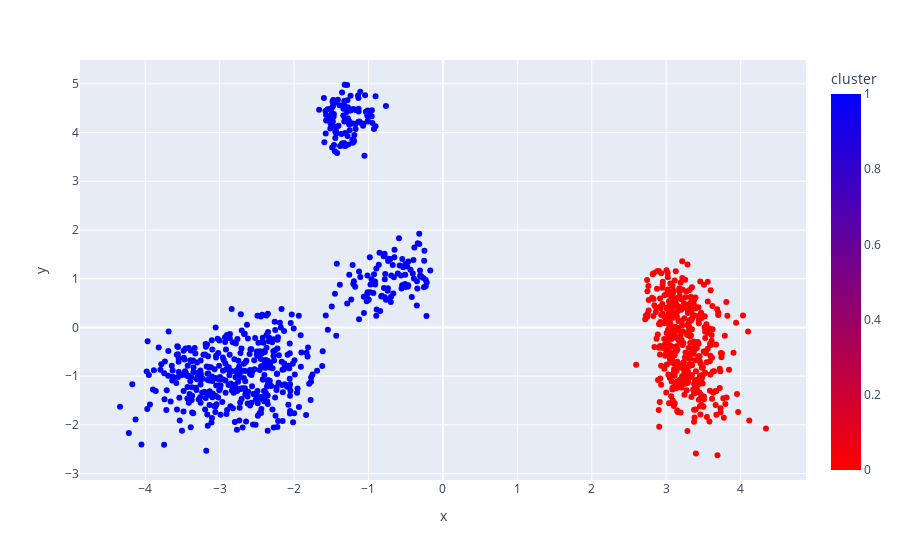

Notebook source saved alongside this figure:
### Code cell
info_plataformas = ['platform', 'water_depth', 'type_of_production (1 oil and gas; 2 oil; 3 gas)', 'number_of_piles']

colors = ['red', 'blue']

grafico_kmeans = px.scatter(df_ruido, x=df_pca_ruido[:, 0], y=df_pca_ruido[:, 1], color='cluster', hover_data=info_plataformas, color_continuous_scale=colors)

grafico_kmeans.show()

### Figure 1 — Plotly figure (JSON) as saved in the notebook; plotly's stock layout.template omitted (floating-point values rounded to 4 significant figures; data arrays with more than 128 entries replaced by an {"elided": "..."} marker saying what was removed)
{"data": [{"customdata": {"elided": "1000x4 int values"}, "hovertemplate": "x=%{x}<br>y=%{y}<br>platform=%{customdata[0]}<br>water_depth=%{customdata[1]}<br>type_of_production (1 oil and gas; 2 oil; 3 gas)=%{customdata[2]}<br>number_of_piles=%{customdata[3]}<br>cluster=%{marker.color}<extra></extra>", "legendgroup": "", "marker": {"color": {"elided": "1000 int values"}, "coloraxis": "coloraxis", "symbol": "circle"}, "mode": "markers", "name": "", "orientation": "v", "showlegend": false, "type": "scatter", "x": {"elided": "1000 float values"}, "xaxis": "x", "y": {"elided": "1000 float values"}, "yaxis": "y"}], "layout": {"coloraxis": {"colorbar": {"title": {"text": "cluster"}}, "colorscale": [[0, "red"], [1, "blue"]]}, "legend": {"tracegroupgap": 0}, "margin": {"t": 60}, "xaxis": {"anchor": "y", "domain": [0, 1], "title": {"text": "x"}}, "yaxis": {"anchor": "x", "domain": [0, 1], "title": {"text": "y"}}}}
